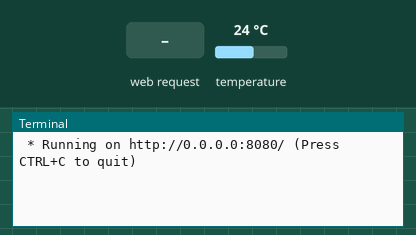
The program below on a simulated Raspberry Pi (BCM pin numbers). Parts: the last lines printed to the terminal. The test bench sets the inputs (shaded band); at power-on: temperature 24 °C. The clock reads 2024-03-15 10:24:30 at power-on unless the program sets it.

Above: at 1.2 s.
1.3 s: HTTP request for / received
At 2.1 s:
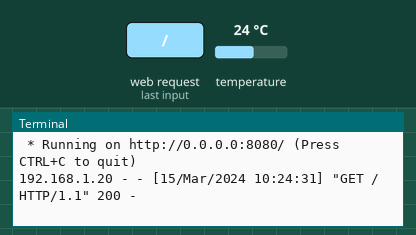
2.8 s: HTTP request for /test received
At 4.2 s:
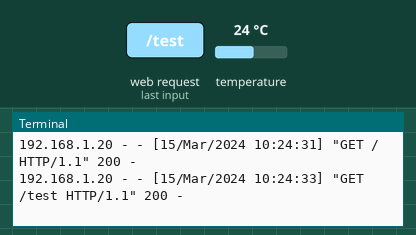

Measured:
- after the input at 1.3 s, the terminal: prints a new line at once (image 1)
- after the input at 2.8 s, the terminal: prints a new line after 0.75 s (image 2)

The program:

app.py
```python
from flask import Flask, render_template
from w1thermsensor import W1ThermSensor
import RPi.GPIO as GPIO
import time
app = Flask(__name__)

sensor = W1ThermSensor()
GPIO.setwarnings(False)
GPIO.setmode(GPIO.BCM)


@app.route('/')
def index():
    return render_template('index.html')
@app.route('/test')
def test():
    temperature = sensor.get_temperature()
    return str(temperature)


if __name__ == '__main__':
    app.run(debug=True, host='0.0.0.0', port=8080)
```
